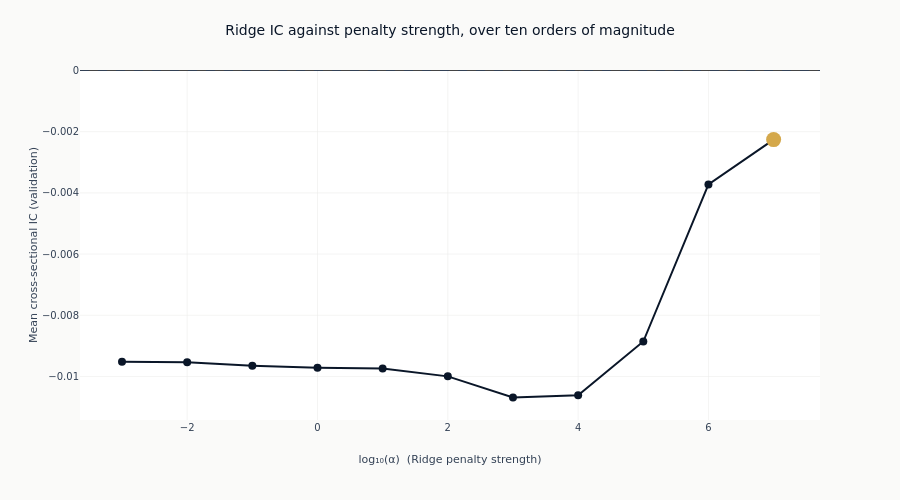

Write notebook code for a chart like this one.
### Markdown cell above
The penalty grid spans ten orders of magnitude, so it is read on a log axis.

### Code cell
if ridge.height:
    fig_alpha = go.Figure(
        go.Scatter(
            x=log_alpha,
            y=ridge_ic,
            mode="lines+markers",
            line=dict(color=COLORS["blue"], width=2),
            marker=dict(size=8, color=COLORS["blue"]),
        )
    )
    fig_alpha.add_trace(
        go.Scatter(
            x=[log_alpha[peak]],
            y=[ridge_ic[peak]],
            mode="markers",
            marker=dict(size=15, color=COLORS["amber"]),
            showlegend=False,
        )
    )
    fig_alpha.add_hline(y=0, line_width=1, line_dash="dash", line_color=COLORS["neutral"])
    fig_alpha.update_layout(
        title="Ridge IC against penalty strength, over ten orders of magnitude",
        height=500,
        width=900,
        showlegend=False,
        margin=dict(t=70),
    )
    fig_alpha.update_xaxes(title_text="log₁₀(α)  (Ridge penalty strength)", zeroline=False)
    fig_alpha.update_yaxes(title_text="Mean cross-sectional IC (validation)")
    show_plotly_with_alt(
        fig_alpha,
        "Line chart of mean validation information coefficient against the base-ten logarithm of the "
        "Ridge penalty, against a dashed zero line. The curve sits below zero across the grid and "
        f"rises towards zero as the penalty strengthens, reaching its maximum at "
        f"1e{int(round(log_alpha[peak]))} marked in amber.",
    )

### Figure 1 — Plotly figure (JSON) as saved in the notebook; plotly's stock layout.template omitted (floating-point values rounded to 4 significant figures)
{"data": [{"line": {"color": "#0a1628", "width": 2}, "marker": {"color": "#0a1628", "size": 8}, "mode": "lines+markers", "type": "scatter", "x": [-3.0, -2.0, -1.0, 0.0, 1.0, 2.0, 3.0, 4.0, 5.0, 6.0, 7.0], "y": [-0.009516, -0.009534, -0.009646, -0.009713, -0.009739, -0.009997, -0.01069, -0.01062, -0.008858, -0.003725, -0.002259]}, {"marker": {"color": "#D4A84B", "size": 15}, "mode": "markers", "showlegend": false, "type": "scatter", "x": [7.0], "y": [-0.002259]}], "layout": {"height": 500, "margin": {"t": 70}, "shapes": [{"line": {"color": "#334155", "dash": "dash", "width": 1}, "type": "line", "x0": 0, "x1": 1, "xref": "x domain", "y0": 0, "y1": 0, "yref": "y"}], "showlegend": false, "title": {"text": "Ridge IC against penalty strength, over ten orders of magnitude"}, "width": 900, "xaxis": {"title": {"text": "log₁₀(α)  (Ridge penalty strength)"}, "zeroline": false}, "yaxis": {"title": {"text": "Mean cross-sectional IC (validation)"}}}}
